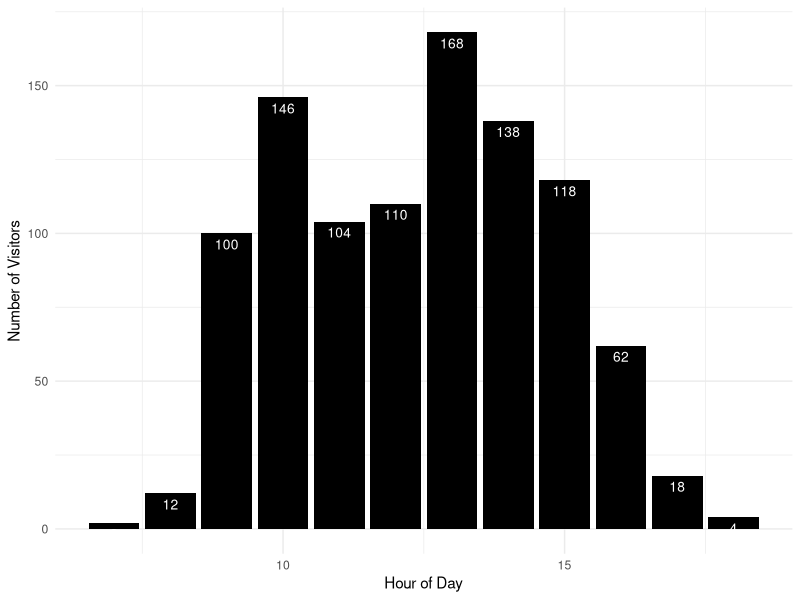

Source code (R):
df <- read.csv("Swipes-Time-Only.csv", header=TRUE)
library(lubridate)
library(dplyr)

df$TimeInHour <- df$Time.In %>% ymd_hms %>% hour

UsersInEachHour <- df %>% count(TimeInHour)

library(ggplot2)
p<-ggplot(data=UsersInEachHour, aes(x=TimeInHour, y=n)) +
  geom_bar(stat="identity", fill="black")+
  xlab("Hour of Day") + ylab("Number of Visitors")+
  geom_text(aes(label=n), vjust=1.6, color="white", size=3.5)+
  theme_minimal()

ggsave("Busy-Hours-R.png", p, width=5.56, height=5.35, units="in", dpi="screen")
